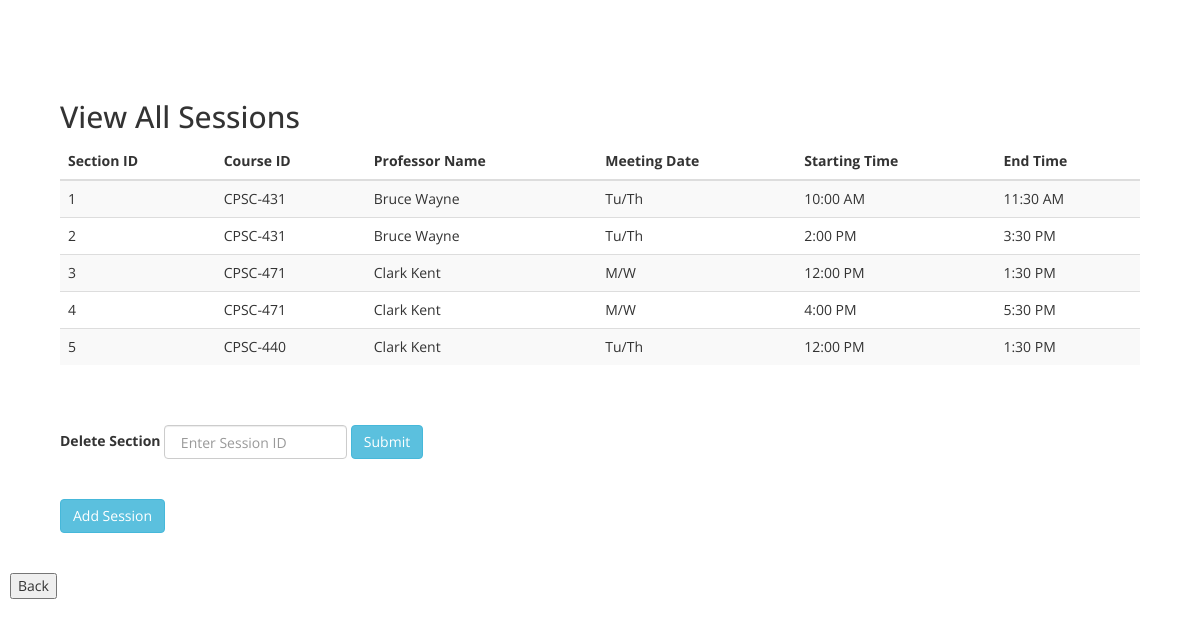
Page /view_all_sessions_admin.php on the earlier database version.
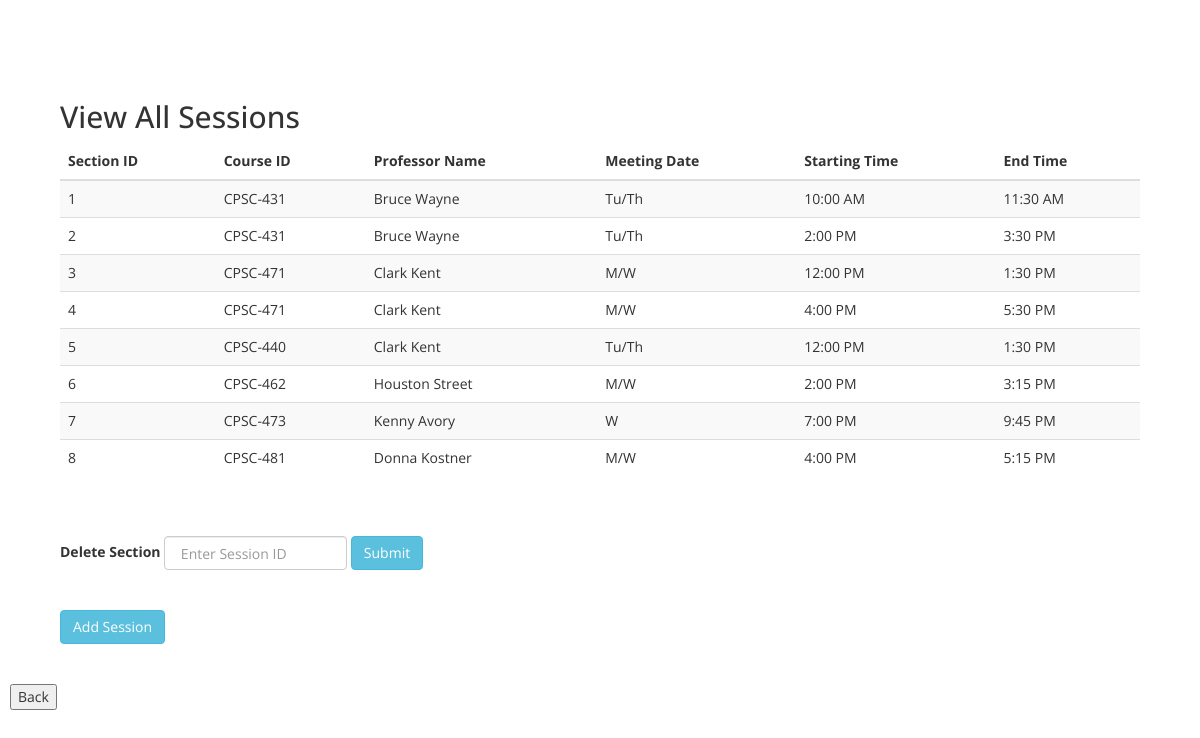
Same page on the later database version.
### tables this page shows
create table SECTIONS
(	Section_ID int unsigned not null primary key,
	Course_ID char (10) not null,
	P_ID int unsigned not null,
	Meeting_Date char (50),
	Start_Time char (50),
	End_Time char (50),
	Syllabus mediumblob
);

create table COURSE
(	Course_ID char (10) not null primary key,
	Course_Title char (30),
        Course_Unit int unsigned not null,
	Description varchar (500)
);

create table PROFESSOR
(	P_ID int unsigned not null primary key,
	Fname char (50) not null,
	Lname char (50) not null
);

### define_class.php (the view, shortened to what this page needs)
<?php
    function display_all_sections($link_db)
	{
        $select = 'SELECT * ';
        $from = 'FROM SECTIONS as SEC, PROFESSOR as P, COURSE as C ';
        $where = 'WHERE SEC.P_ID = P.P_ID AND SEC.Course_ID = C.Course_ID ';
        $order = 'ORDER BY SEC.Section_ID';
		$query = $select.$from.$where.$order;
        $result = mysqli_query($link_db, $query);
        if($result->num_rows == 0) {
            echo "<p>No records found</p>";
            exit();
        } else {
            while($row = mysqli_fetch_array($result)) {
				echo "<tr>";
				echo "<td>" . $row['Section_ID'] . "</td>";
				echo "<td>" . $row['Course_ID'] . "</td>";
				echo "<td>" . $row['Fname'] ." ". $row['Lname'] . "</td>";
				echo "<td>" . $row['Meeting_Date'] . "</td>";
				echo "<td>" . $row['Start_Time']."</td>";
				echo "<td>" . $row['End_Time']."</td>";
				echo "</tr>";
			}
        }
    }
?>

### view_all_sessions_admin.php (shortened to what this page needs)
<?php
	include 'define_class.php';
?>
<!DOCTYPE html>
<html>
<head>
    <link rel="stylesheet" href="https://maxcdn.bootstrapcdn.com/bootstrap/3.3.4/css/bootstrap.min.css">
    <link rel= "stylesheet" type="text/css" href="style.css" />
</head>
<body>
    <header>
        <div class = "view_all_sessions_header">
        <h2> View All Sessions </h2>
        </div>
    </header>
<main>
    <div class = "all_sessions_tbl_div">
        <table class = "table table-striped">
            <thead>
                <tr><th>Section ID</th>
                    <th>Course ID</th>
                    <th>Professor Name</th>
                    <th>Meeting Date</th>
                    <th>Starting Time</th>
                    <th>End Time</th>
                </tr>
            </thead>
            <tbody>
                <?php
                    $db = connectDB();
					display_all_sections($db);
                ?>
            </tbody>
        </table>
    </div>
    <br> <br>
    <div class = "bottom_buttons" >
                    <form class="form-inline" form action="delete_section.php" method="POST">
                        <div class="form-group">
                            <label for="exampleInputName2">Delete Section </label>
                            <input type="text" class="form-control" id="exampleInputName2" placeholder=" Enter Session ID" name="del_sec" maxlength = "8">
                            <button type="submit" class="btn btn-info">Submit</button>
                        </div>
                    </form>
    </div>
	<br> <br>
	<div class = "bottom_buttons" >
                    <form class="form-inline" form action="add_session.php" method="POST">
                        <div class="form-group">
                            <button type="submit" class="btn btn-info">Add Session</button>
                        </div>
                    </form>
    </div>
</main>
<footer>
            <br>
            <br>
			<form action = "admin.php" method = "post">
				<input name = "BackButton" type="submit" value ="Back">
			</form>
</footer>
</body>
</html>

### style.css (style rules this page uses)
body { padding: 80px 10px 0px 10px;font-family: 'Open Sans', sans-serif; }
.view_all_sessions_header, .all_sessions_tbl_div, .bottom_buttons { margin-left: 50px; }
.view_my_classes_header, .my_classes_tbl_div, .bottom_buttons { margin-left: 50px; }
.view_my_grades_header, .my_grades_tbl_div, .bottom_buttons { margin-left: 50px; }
.all_sessions_tbl_div, .my_classes_tbl_div, .my_grades_tbl_div { margin-right: 50px; }

Differences in the rows shown:
added sections: Section_ID "6", Course_ID.Course_ID "CPSC-462", P_ID.Fname "Houston", P_ID.Lname "Street", Meeting_Date "M/W", Start_Time "2:00 PM", End_Time "3:15 PM"
added sections: Section_ID "7", Course_ID.Course_ID "CPSC-473", P_ID.Fname "Kenny", P_ID.Lname "Avory", Meeting_Date "W", Start_Time "7:00 PM", End_Time "9:45 PM"
added sections: Section_ID "8", Course_ID.Course_ID "CPSC-481", P_ID.Fname "Donna", P_ID.Lname "Kostner", Meeting_Date "M/W", Start_Time "4:00 PM", End_Time "5:15 PM"
